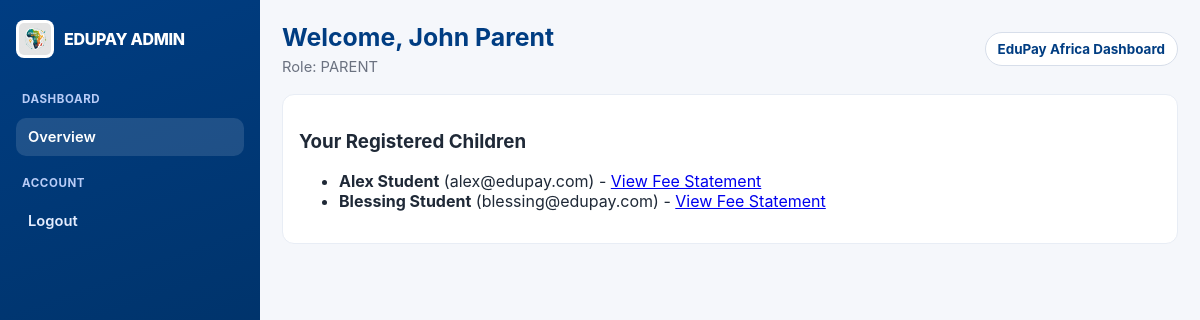
The app's page /dashboard.php (signed in) with its own data.
### tables this page shows
CREATE TABLE users (
    id INT AUTO_INCREMENT PRIMARY KEY,
    full_name VARCHAR(100) NOT NULL,
    email VARCHAR(100) NOT NULL UNIQUE,
    password_hash VARCHAR(255) NOT NULL,
    role ENUM('admin', 'institution', 'parent', 'student') NOT NULL,
    institution_id INT DEFAULT NULL,
    created_at TIMESTAMP DEFAULT CURRENT_TIMESTAMP,
    updated_at TIMESTAMP DEFAULT CURRENT_TIMESTAMP ON UPDATE CURRENT_TIMESTAMP,
    CONSTRAINT fk_user_institution FOREIGN KEY (institution_id) 
        REFERENCES institutions(id) ON DELETE SET NULL
);

### src/User.php (called while the page is built, shortened)
<?php
class User
{
    private $pdo;
    public function __construct($pdo)
    {
        $this->pdo = $pdo;
    }
    public function getChildren($parentId)
    {
        $sql = "SELECT u.id, u.full_name, u.email
            FROM users u
            JOIN parent_student_link psl ON u.id = psl.student_id
            WHERE psl.parent_id = ?";
        $stmt = $this->pdo->prepare($sql);
        $stmt->execute([$parentId]);
        return $stmt->fetchAll();
    }
}

### public/dashboard.php (the view, shortened to what this page needs)
<?php
require_once '../config/db.php';
require_once '../src/User.php';
$userObj = new User($pdo);
?>
<!DOCTYPE html>
<html>
<head>
</head>
<body>
    <div class="layout">
        <aside class="sidebar">
            <div class="brand">
                <img src="images/logo.png" alt="EduPay Africa logo">
                <span>EDUPAY ADMIN</span>
            </div>
            <nav class="menu">
                <div class="menu-label">Dashboard</div>
                <a href="dashboard.php" class="active">Overview</a>
                <div class="menu-label">Account</div>
                <a href="logout.php">Logout</a>
            </nav>
        </aside>
        <main class="main">
            <div class="top">
                <div>
                    <h1 class="title">Welcome, <?php echo htmlspecialchars($_SESSION['user_name']); ?></h1>
                    <p class="sub">Role: <?php echo strtoupper(htmlspecialchars($_SESSION['role'])); ?></p>
                </div>
                <div class="pill">EduPay Africa Dashboard</div>
            </div>
            <?php if ($_SESSION['role'] === 'parent'): ?>
                <section class="section-list">
                    <h3>Your Registered Children</h3>
                    <ul>
                        <?php
                        $children = $userObj->getChildren($_SESSION['user_id']);
                        if (empty($children)): ?>
                            <li>No children linked to this account yet.</li>
                        <?php else:
                            foreach ($children as $child):
                        ?>
                            <li>
                                <strong><?php echo htmlspecialchars($child['full_name']); ?></strong>
                                (<?php echo htmlspecialchars($child['email']); ?>)
                                - <a href="view_fees.php?student_id=<?php echo $child['id']; ?>">View Fee Statement</a>
                            </li>
                        <?php
                            endforeach;
                        endif;
                        ?>
                    </ul>
                </section>
            <?php endif; ?>
        </main>
    </div>
</body>
</html>

### public/dashboard.php (style rules this page uses)
:root { --primary: #003d82; --primary-dark: #002952; --bg: #f5f7fb; --text: #1f2937; --muted: #6b7280; --card: #ffffff; --border: #d7deea; --accent: #f39c12; }
* { box-sizing: border-box; }
body { margin: 0; font-family: Inter, Arial, sans-serif; background: var(--bg); color: var(--text); }
.layout { min-height: 100vh; display: grid; grid-template-columns: 260px 1fr; }
.sidebar { background: linear-gradient(160deg, var(--primary), var(--primary-dark)); color: #fff; padding: 20px 16px; }
.brand { display: flex; align-items: center; gap: 10px; margin-bottom: 22px; font-weight: 800; letter-spacing: -0.3px; }
.brand img { width: 38px; height: 38px; border-radius: 8px; background: #fff; padding: 3px; }
.menu { display: flex; flex-direction: column; gap: 8px; }
.menu-label { margin-top: 12px; margin-bottom: 4px; padding: 0 6px; font-size: 0.72rem; letter-spacing: 0.6px; text-transform: uppercase; color: #b8ccf7; font-weight: 700; }
.menu a { color: #e4edff; text-decoration: none; padding: 10px 12px; border-radius: 10px; font-size: 0.92rem; font-weight: 600; transition: background .2s ease; }
.menu a:hover, .menu a.active { background: rgba(255,255,255,0.12); color: #fff; }
.main { padding: 22px; }
.top { display: flex; justify-content: space-between; align-items: center; margin-bottom: 18px; gap: 10px; flex-wrap: wrap; }
.title { margin: 0; color: var(--primary); font-size: 1.55rem; }
.sub { margin: 6px 0 0; color: var(--muted); font-size: 0.92rem; }
.pill { background: #fff; border: 1px solid var(--border); border-radius: 999px; padding: 8px 12px; font-size: 0.84rem; font-weight: 700; color: var(--primary); }
.section-list { background: #fff; border: 1px solid #e8edf5; border-radius: 12px; padding: 16px; margin-top: 14px; }

### records on screen
users: full_name "Alex Student", email "alex@edupay.com"
users: full_name "Blessing Student", email "blessing@edupay.com"

### other values on screen
$_SESSION['user_name'] "John Parent"
$_SESSION['role'] "PARENT"
